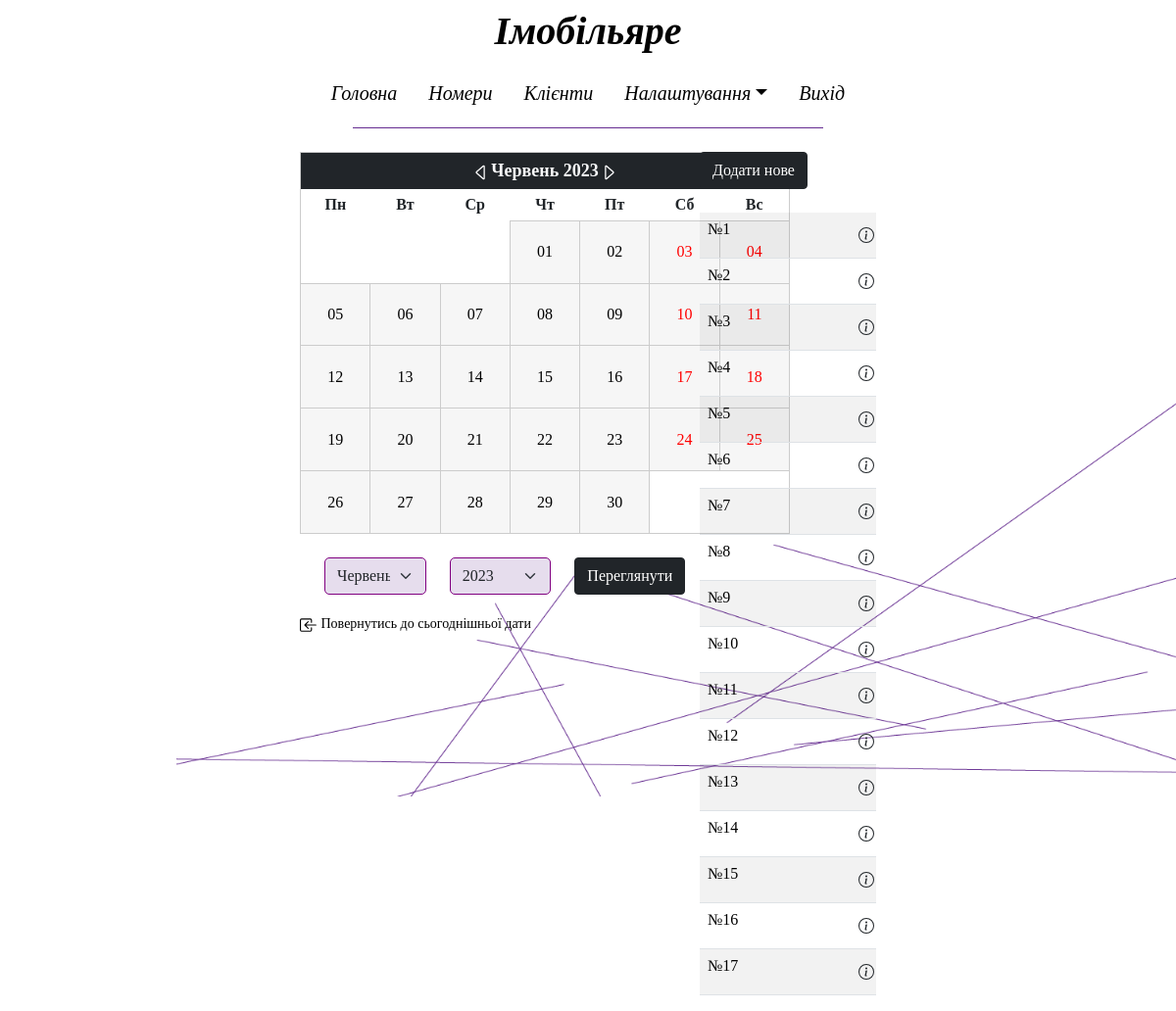
The app's page /rooms.php?month=06&year=2023 (signed in) with its own data.
### tables this page shows
CREATE TABLE `type_room` (
  `id` int(100) NOT NULL,
  `name` varchar(100) NOT NULL
);

CREATE TABLE `rooms` (
  `id` int(100) NOT NULL,
  `id_type` int(100) NOT NULL,
  `name` varchar(100) NOT NULL,
  `price` int(100) NOT NULL,
  `description` varchar(200) NOT NULL
);

### rooms.php (the view, shortened to what this page needs)
<?php
    require_once("connect_db.php");
?>
<html style="overflow-x: hidden;">
    <head>
        <link href="style.css" rel="stylesheet">
        <link href="https://cdn.jsdelivr.net/npm/bootstrap@5.1.3/dist/css/bootstrap.min.css" rel="stylesheet">
    </head>
    <body style="background-image: url(Фон.png); background-repeat: no-repeat; background-size: 85%; background-position-x: right;">
        <?php include_once("header.php") ?>
        <div class="row">
            <div class="col-sm-3"></div>
            <div class="col-sm-4">
               <?php include_once("calendar.php"); ?>
            </div>
            <div class="col-sm-2">
                <a href="new.php?id_order=0"><button type="button" class="btn btn-dark" style="font-family: Roboto Italic;">Додати нове</button></a>
                <br><br>
                <table class="table table-striped">
                    <?php
                        $sql="SELECT type_room.name AS type, rooms.* FROM type_room, rooms WHERE type_room.id=rooms.id_type";
                        $res=mysqli_query($connect,$sql);
                        while($result=mysqli_fetch_array($res)){
                    ?>
                    <tr>
                        <td>
                            <div class="row">
                                <div class="col-sm-9">
                                    <a href="#" style="text-decoration: none; color: black; font-family: Roboto Italic;"><?php echo $result['name'] ?></a>
                                </div>
                                <div class="col-sm-1">
                                    <button class="btn" type="button" data-bs-toggle="offcanvas" data-bs-target="#offcanvasWithBothOptions0<?php echo $result['id'] ?>" aria-controls="offcanvasWithBothOptions0<?php echo $result['id'] ?>">
                                    </button>
                                </div>
                            </div>
                        </td>
                    </tr>
                    <?php } ?>
                </table>
            </div>
            <div class="col-sm-3"></div>
        </div>
    </body>
</html>

### records on screen
type_room: rooms.name "№1", rooms.name "№2", rooms.name "№3", rooms.name "№4", rooms.name "№5", rooms.name "№6", rooms.name "№7"
type_room: rooms.name "№8", rooms.name "№9", rooms.name "№10", rooms.name "№11"
type_room: rooms.name "№12", rooms.name "№13", rooms.name "№14"
type_room: rooms.name "№15", rooms.name "№16", rooms.name "№17"

### other values on screen
$Month_r[$month] "Червень"
$year "2023"
form field month "Червень"
form field year "2023"
